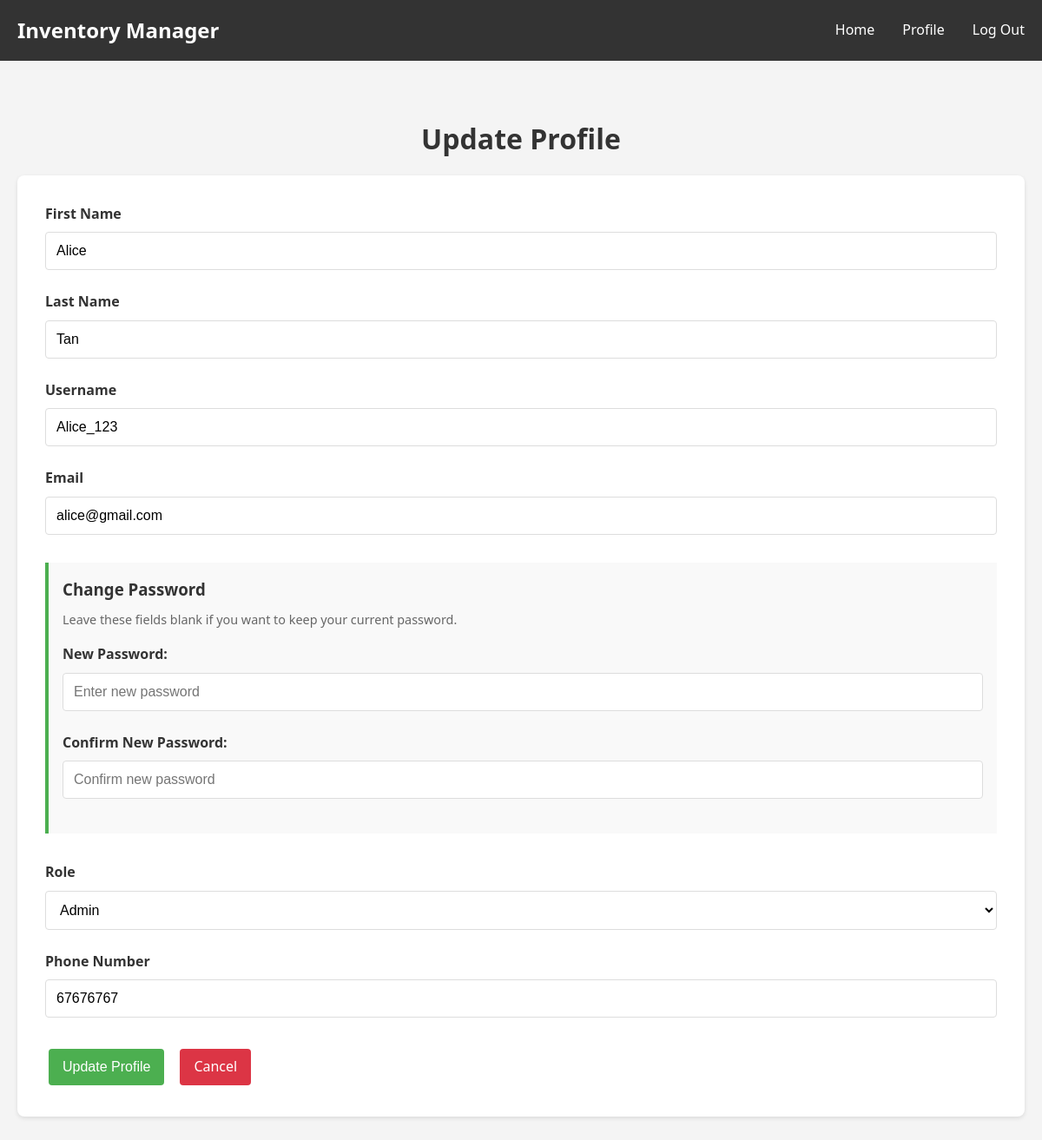
The page /pages/update_profile.php?id=1 (signed in) on the database its author committed.
### tables this page shows
CREATE TABLE `users` (
  `id` int(11) NOT NULL AUTO_INCREMENT,
  `email` varchar(255) NOT NULL,
  `username` varchar(100) NOT NULL,
  `password_hash` varchar(255) NOT NULL,
  `role` enum('Admin', 'User') NOT NULL,
  `first_name` varchar(100) NOT NULL,
  `last_name` varchar(100) NOT NULL,
  `phone_number` varchar(10) NOT NULL,
  `created_at` timestamp NOT NULL DEFAULT current_timestamp(),
  `updated_at` timestamp NOT NULL DEFAULT current_timestamp() ON UPDATE current_timestamp(),
  PRIMARY KEY (`id`),
  UNIQUE KEY `username` (`username`),
  UNIQUE KEY `phone_number` (`phone_number`)
);

### pages/update_profile.php (the view, shortened to what this page needs)
<?php
require_once __DIR__ . '/../config/config.php';
$pageTitle = 'Update Profile';
$requestedUserId = $_GET['id'];
$currentUserRole = $_SESSION['role'];
$sql = "SELECT id, username, email, first_name, last_name, role, phone_number FROM users WHERE id = ?";
$userData = null;
if ($stmt = $conn->prepare($sql)) {
    $stmt->bind_param("i", $requestedUserId);
    if ($stmt->execute()) {
        $result = $stmt->get_result();
        if ($result->num_rows == 1) {
            $userData = $result->fetch_assoc();
        } else {
            die("Error: User not found.");
        }
    }
}
?>
<!DOCTYPE html>
<html lang="en">
<head>
    <link rel="stylesheet" href="<?php echo BASE_URL; ?>/css/style.css">
</head>
<body>
    <?php include __DIR__ . '/../includes/header.php'; ?>
    <div class="container">
        <div style="margin-top: 2rem; margin-bottom: 1rem;">
            <h1 style="text-align: center; color: #333;"><?php echo htmlspecialchars($pageTitle); ?></h1>
        </div>
        <?php if ($userData): ?>
        <div class="card">
            <form method="POST" class="form" id="updateProfileForm">
                <div class="form-group">
                    <label>First Name</label>
                    <input type="text" name="first_name" value="<?php echo htmlspecialchars($userData['first_name']); ?>" required>
                </div>
                <div class="form-group">
                    <label>Last Name</label>
                    <input type="text" name="last_name" value="<?php echo htmlspecialchars($userData['last_name']); ?>" required>
                </div>
                <div class="form-group">
                    <label>Username</label>
                    <input type="text" name="username" value="<?php echo htmlspecialchars($userData['username']); ?>" required>
                </div>
                <div class="form-group">
                    <label>Email</label>
                    <input type="email" name="email" value="<?php echo htmlspecialchars($userData['email']); ?>" required>
                </div>
                <div style="margin: 2rem 0; padding: 1rem; background-color: #f9f9f9; border-left: 4px solid #4CAF50;">
                    <h3 style="margin-bottom: 0.5rem; color: #333;">Change Password</h3>
                    <p style="font-size: 0.9rem; color: #666; margin-bottom: 1rem;">
                        Leave these fields blank if you want to keep your current password.
                    </p>
                    <div class="form-group">
                        <label for="password">New Password:</label>
                        <input type="password" id="password" name="password" placeholder="Enter new password">
                    </div>
                    <div class="form-group">
                        <label for="confirm_password">Confirm New Password:</label>
                        <input type="password" id="confirm_password" name="confirm_password" placeholder="Confirm new password">
                    </div>
                </div>
                <?php if ($currentUserRole === 'Admin'): ?>
                <div class="form-group">
                    <label>Role</label>
                    <select name="role" required style="width: 100%; padding: 0.75rem; border: 1px solid #ddd; border-radius: 4px; font-size: 1rem; background-color: white;">
                        <option value="Admin" <?php echo ($userData['role'] == 'Admin') ? 'selected' : ''; ?>>Admin</option>
                    </select>
                </div>
                <?php endif; ?>
                <div class="form-group">
                    <label>Phone Number</label>
                    <input type="text" name="phone_number" value="<?php echo htmlspecialchars($userData['phone_number']); ?>">
                </div>
                <div style="margin-top: 2rem; display:flex; gap: 10px;">
                    <button type="submit" class="btn btn-primary">Update Profile</button>
                    <?php
                        $cancelLink = ($currentUserRole === 'Admin') ? 'account_management.php' : 'profile.php';
                    ?>
                    <a href="<?php echo $cancelLink; ?>" class="btn btn-danger">Cancel</a>
                </div>
            </form>
        </div>
        <?php else: ?>
            <p>User data could not be loaded.</p>
        <?php endif; ?>
    </div>
</body>
</html>

### css/style.css (style rules this page uses)
* { margin: 0; padding: 0; box-sizing: border-box; }
html, body { height: 100%; }
body { font-family: 'Segoe UI', Tahoma, Geneva, Verdana, sans-serif; background-color: #f4f4f4; line-height: 1.6; display: flex; flex-direction: column; }
.container { max-width: 1200px; width: 100%; margin: 0 auto; padding: 0 20px; }
.card { background: white; padding: 2rem; margin-bottom: 2rem; border-radius: 8px; box-shadow: 0 2px 5px rgba(0,0,0,0.1); }
.btn { display: inline-block; padding: 0.5rem 1rem; margin: 0.25rem; border: none; border-radius: 4px; cursor: pointer; text-decoration: none; transition: background-color 0.3s; font-size: 1rem; }
.btn-primary { background-color: #4CAF50; color: white; }
.btn-danger { background-color: #dc3545; color: white; }
.form-group { margin-bottom: 1.5rem; }
.form-group label { display: block; margin-bottom: 0.5rem; color: #333; font-weight: bold; }
.form-group input, .form-group textarea, .form-group select { width: 100%; padding: 0.75rem; border: 1px solid #ddd; border-radius: 4px; font-size: 1rem; background-color: white; }

### rows shown on the page
users: first_name "Alice", last_name "Tan", username "Alice_123", email "alice@gmail.com", role "Admin", phone_number "67676767"

### other values the page prints
$pageTitle "Update Profile"
